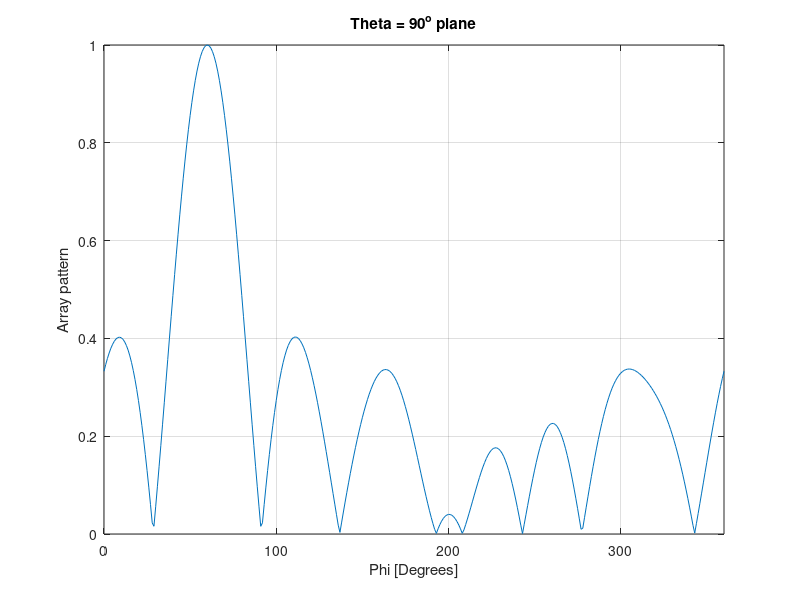
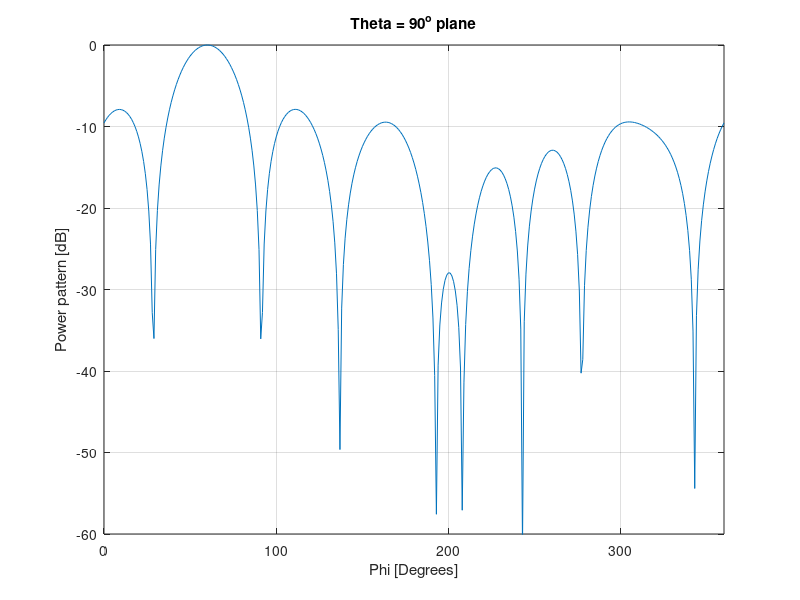
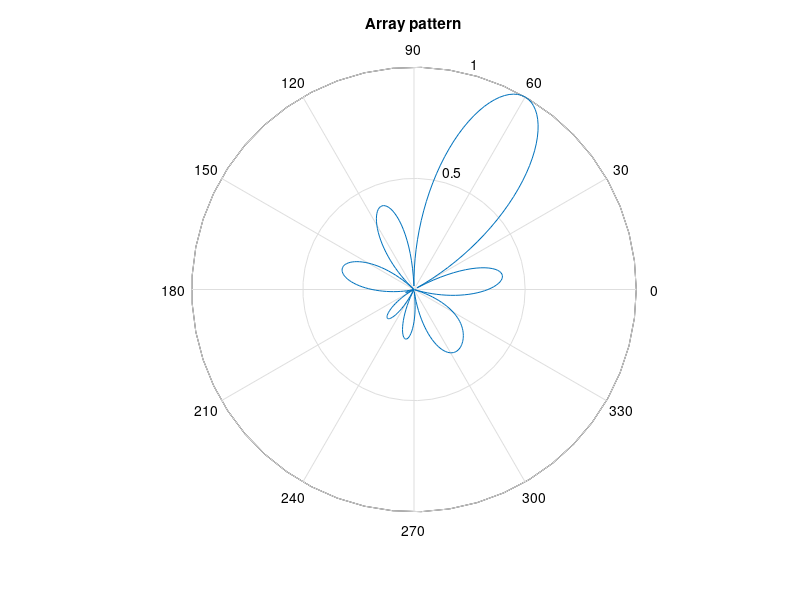

MATLAB code for these plots, in order: (Note: this script raises an error after producing the figures.)
 %Circular Array in the x-y plane 
% Element is a short dipole antenna parallel to the z axis
% 2D Radiation Patterns for fixed phi or fixed theta
% dB polar plots uses the polardb.m file
% Last modified: July 13, 2003
%
%%%% Element expression needs to be modified if different
%%%% than a short dipole antenna along the z axis
%
clear all
clf
% close all

%  ====   Input Parameters  ====
a = 1.;         % radius of the circle
N = 10;           % number of Elements of the circular array
theta0 = 45;    % main beam Theta direction
phi0 = 60;      % main beam Phi direction
% Theta or Phi variations for the calculations of the far field pattern
Variations = 'Phi';  % Correct selections are  'Theta' or 'Phi' 
phid = 60;       % constant phi plane for theta variations
thetad = 45;     % constant theta plane for phi variations
%  ====   End of Input parameters section  ====

dtr = pi/180;           % conversion factors
rtd = 180/pi;
phi0r = phi0*dtr;
theta0r = theta0*dtr;
lambda = 1;   
k = 2*pi/lambda;
ka = k*a;               % Wavenumber times the radius
jka = j*ka;
I(1:N) = 1;             % Elements excitation Amplitude and Phase
alpha(1:N) =0;    
for n = 1:N             % Element positions Uniformly distributed along the circle
    phin(n) = 2*pi*n/N;
end

switch Variations
case 'Theta'
    phir = phid*dtr;    % Pattern in a constant Phi plane 
    i = 0;
    for theta = 0.001:1:181
        i = i+1;
        thetar(i) = theta*dtr;
        angled(i) = theta;  angler(i) = thetar(i);
        Arrayfactor(i) = 0;
        for n = 1:N
            Arrayfactor(i) = Arrayfactor(i) + I(n)*exp(j*alpha(n)) ...
                           * exp( jka*(sin(thetar(i))*cos(phir -phin(n))) ...
                                 -jka*(sin(theta0r  )*cos(phi0r-phin(n)))  );             
        end
        Arrayfactor(i) = abs(Arrayfactor(i));
        Element(i) = abs(sin(thetar(i)+0*dtr));  % use the abs function to avoid 
    end
case 'Phi'
    thetar = thetad*dtr;  % Pattern in a constant Theta plane 
    i = 0;
    for phi = 0.001:1:361
        i = i+1;
        phir(i)   = phi*dtr;
        angled(i) = phi;  angler(i) = phir(i);
        Arrayfactor(i) = 0;
        for n = 1:N
            Arrayfactor(i) = Arrayfactor(i) +  I(n)*exp(j*alpha(n)) ...
                           * exp( jka*(sin(thetar )*cos(phir(i)-phin(n))) ...
                                 -jka*(sin(theta0r)*cos(phi0r  -phin(n)))  );              
        end
        Arrayfactor(i) = abs(Arrayfactor(i));
        Element(i) = abs(sin(thetar+0*dtr));  % use the abs function to avoid 
    end   
end
angler = angled*dtr;
Element = Element/max(Element);
Array = Arrayfactor/max(Arrayfactor);
ArraydB = 20*log10(Array);
EtotalR =(Element.*Arrayfactor)/max(Element.*Arrayfactor);

figure(1)
plot(angled,Array)
ylabel('Array pattern')
grid
switch Variations
case 'Theta'
  axis ([0 180 0 1 ])
%  theta = theta +pi/2;
   xlabel('Theta [Degrees]')
   title ( 'phi = 90^o plane')
case 'Phi'
axis ([0 360 0 1 ])
   xlabel('Phi [Degrees]')
    title ( 'Theta = 90^o plane')
end

figure(2)
plot(angled,ArraydB)
%axis ([-1 1 -60 0])
ylabel('Power pattern [dB]')
grid;
switch Variations
case 'Theta'
  axis ([0 180 -60 0 ])
   xlabel('Theta [Degrees]')
      title ( 'phi = 90^o plane')
case 'Phi'
axis ([0 360 -60 0 ])
   xlabel('Phi [Degrees]')
       title ( 'Theta = 90^o plane')
end

figure(3)
polar(angler,Array)
title ('Array pattern')

figure(4)
polardb(angler,Array)
title ('Power pattern [dB]')

% the plots provided above are for the array factor based on the circular 
% array plots for other patterns such as those for the antenna element 
% (Element)or the total pattern (Etotal based on Element*Arrayfactor) can 
% also be displayed by the user as all these patterns are already computed 
% above.

figure(10)
subplot(2,2,1)  
polardb (angler,Element,'b-'); % rectangular plot of element pattern
title('Element normalized E field [dB]')
subplot(2,2,2)
polardb(angler,Array,'b-')
title(' Array Factor normalized [dB]')
subplot(2,2,3)
polardb(angler,EtotalR,'b-');  % polar plot
title('Total normalized E field [dB]')
